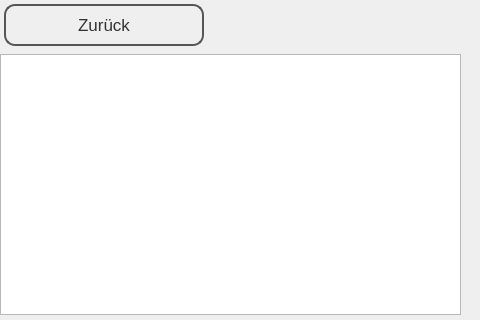
<?xml version="1.0" encoding="UTF-8"?>
<ui version="4.0">
 <class>Dialog</class>
 <widget class="QDialog" name="Dialog">
  <property name="windowModality">
   <enum>Qt::WindowModal</enum>
  </property>
  <property name="geometry">
   <rect>
    <x>0</x>
    <y>0</y>
    <width>480</width>
    <height>320</height>
   </rect>
  </property>
  <property name="windowTitle">
   <string>Dialog</string>
  </property>
  <property name="modal">
   <bool>true</bool>
  </property>
  <widget class="QListView" name="PlayListsView">
   <property name="geometry">
    <rect>
     <x>0</x>
     <y>54</y>
     <width>461</width>
     <height>261</height>
    </rect>
   </property>
   <property name="font">
    <font>
     <pointsize>20</pointsize>
    </font>
   </property>
   <property name="horizontalScrollBarPolicy">
    <enum>Qt::ScrollBarAlwaysOff</enum>
   </property>
  </widget>
  <widget class="QPushButton" name="btnBack">
   <property name="geometry">
    <rect>
     <x>4</x>
     <y>4</y>
     <width>200</width>
     <height>42</height>
    </rect>
   </property>
   <property name="font">
    <font>
     <pointsize>13</pointsize>
    </font>
   </property>
   <property name="styleSheet">
    <string notr="true">QPushButton {
color: #333;
border: 2px solid #555;
border-radius: 11px;
padding: 5px;
background: qradialgradient(cx: 0.3, cy: -0.4,
fx: 0.3, fy: -0.4,
radius: 1.35, stop: 0 #fff, stop: 1 #FF0000);
min-width: 80px;
}

 QPushButton:hover {
background: qradialgradient(cx: 0.3, cy: -0.4,
fx: 0.3, fy: -0.4,
radius: 1.35, stop: 0 #fff, stop: 1 #bbb);
}

QPushButton:pressed {
background: qradialgradient(cx: 0.4, cy: -0.1,
fx: 0.4, fy: -0.1,
radius: 1.35, stop: 0 #fff, stop: 1 #ddd);
}
</string>
   </property>
   <property name="text">
    <string>Zurück</string>
   </property>
   <property name="icon">
    <iconset resource="resources.qrc">
     <normaloff>:/icons/Back-button</normaloff>:/icons/Back-button</iconset>
   </property>
   <property name="iconSize">
    <size>
     <width>48</width>
     <height>48</height>
    </size>
   </property>
  </widget>
 </widget>
 <resources>
  <include location="resources.qrc"/>
 </resources>
 <connections>
  <connection>
   <sender>btnBack</sender>
   <signal>clicked()</signal>
   <receiver>Dialog</receiver>
   <slot>reject()</slot>
   <hints>
    <hint type="sourcelabel">
     <x>107</x>
     <y>20</y>
    </hint>
    <hint type="destinationlabel">
     <x>239</x>
     <y>159</y>
    </hint>
   </hints>
  </connection>
 </connections>
</ui>
